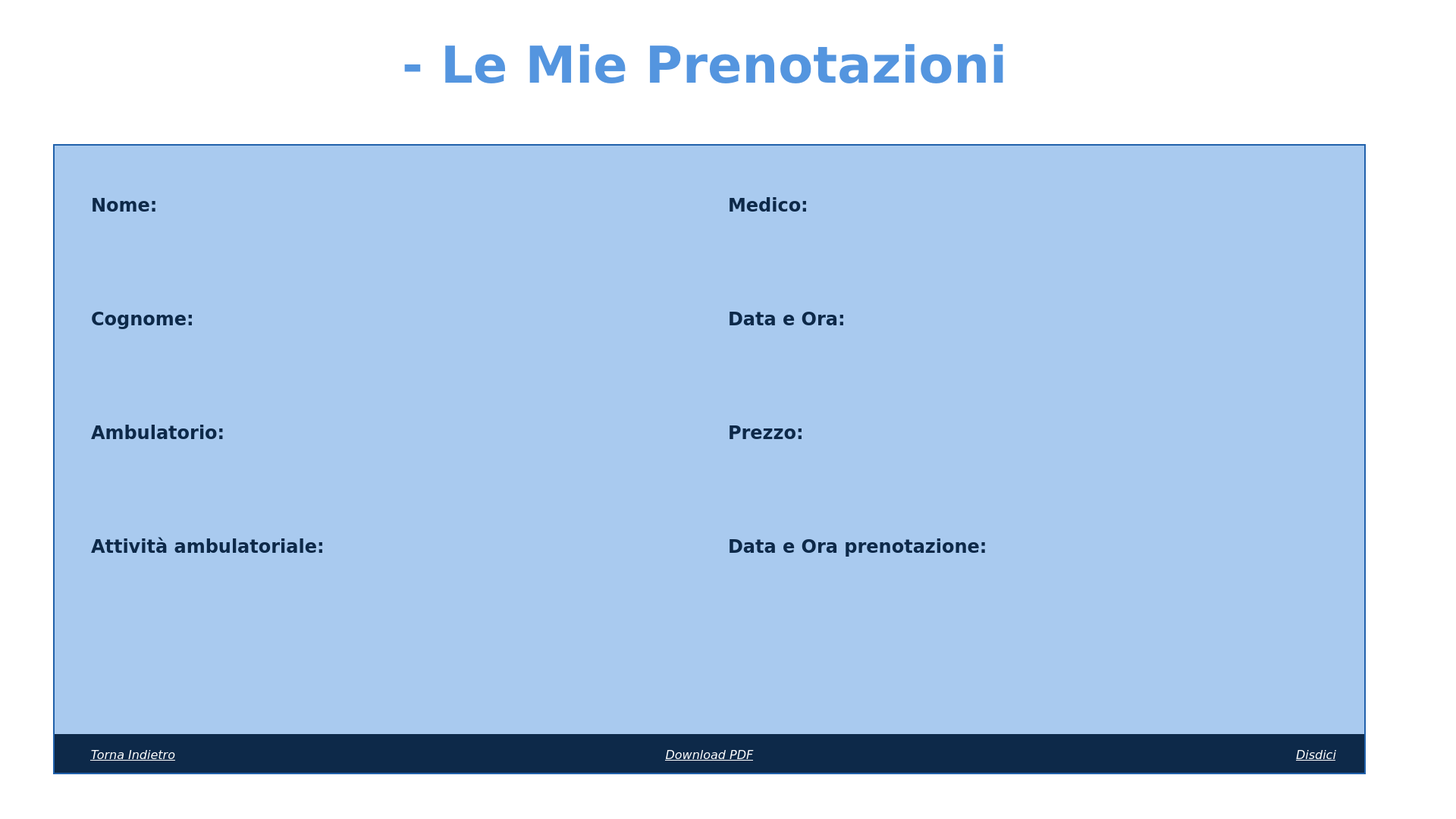
<?xml version="1.0" encoding="UTF-8"?>
<ui version="4.0">
 <class>prenotazioni_paziente_apri</class>
 <widget class="QWidget" name="prenotazioni_paziente_apri">
  <property name="geometry">
   <rect>
    <x>0</x>
    <y>0</y>
    <width>1920</width>
    <height>1080</height>
   </rect>
  </property>
  <property name="minimumSize">
   <size>
    <width>1920</width>
    <height>1080</height>
   </size>
  </property>
  <property name="maximumSize">
   <size>
    <width>1920</width>
    <height>1080</height>
   </size>
  </property>
  <property name="palette">
   <palette>
    <active>
     <colorrole role="Button">
      <brush brushstyle="SolidPattern">
       <color alpha="255">
        <red>255</red>
        <green>255</green>
        <blue>255</blue>
       </color>
      </brush>
     </colorrole>
     <colorrole role="Base">
      <brush brushstyle="SolidPattern">
       <color alpha="255">
        <red>255</red>
        <green>255</green>
        <blue>255</blue>
       </color>
      </brush>
     </colorrole>
     <colorrole role="Window">
      <brush brushstyle="SolidPattern">
       <color alpha="255">
        <red>255</red>
        <green>255</green>
        <blue>255</blue>
       </color>
      </brush>
     </colorrole>
    </active>
    <inactive>
     <colorrole role="Button">
      <brush brushstyle="SolidPattern">
       <color alpha="255">
        <red>255</red>
        <green>255</green>
        <blue>255</blue>
       </color>
      </brush>
     </colorrole>
     <colorrole role="Base">
      <brush brushstyle="SolidPattern">
       <color alpha="255">
        <red>255</red>
        <green>255</green>
        <blue>255</blue>
       </color>
      </brush>
     </colorrole>
     <colorrole role="Window">
      <brush brushstyle="SolidPattern">
       <color alpha="255">
        <red>255</red>
        <green>255</green>
        <blue>255</blue>
       </color>
      </brush>
     </colorrole>
    </inactive>
    <disabled>
     <colorrole role="Button">
      <brush brushstyle="SolidPattern">
       <color alpha="255">
        <red>255</red>
        <green>255</green>
        <blue>255</blue>
       </color>
      </brush>
     </colorrole>
     <colorrole role="Base">
      <brush brushstyle="SolidPattern">
       <color alpha="255">
        <red>255</red>
        <green>255</green>
        <blue>255</blue>
       </color>
      </brush>
     </colorrole>
     <colorrole role="Window">
      <brush brushstyle="SolidPattern">
       <color alpha="255">
        <red>255</red>
        <green>255</green>
        <blue>255</blue>
       </color>
      </brush>
     </colorrole>
    </disabled>
   </palette>
  </property>
  <property name="windowTitle">
   <string>Clinica Casa Alfredo</string>
  </property>
  <property name="windowIcon">
   <iconset>
    <normaloff>Immagini/logo_casa_alfredo.png</normaloff>Immagini/logo_casa_alfredo.png</iconset>
  </property>
  <property name="styleSheet">
   <string notr="true"/>
  </property>
  <widget class="QPushButton" name="tendina_button">
   <property name="geometry">
    <rect>
     <x>1820</x>
     <y>20</y>
     <width>70</width>
     <height>70</height>
    </rect>
   </property>
   <property name="cursor">
    <cursorShape>PointingHandCursor</cursorShape>
   </property>
   <property name="styleSheet">
    <string notr="true">QPushButton#tendina_button:pressed {
background-color: rgb(0, 0, 0, 0);
}</string>
   </property>
   <property name="text">
    <string/>
   </property>
   <property name="icon">
    <iconset>
     <normaloff>Immagini/tendina_chiusa.png</normaloff>Immagini/tendina_chiusa.png</iconset>
   </property>
   <property name="iconSize">
    <size>
     <width>70</width>
     <height>70</height>
    </size>
   </property>
   <property name="flat">
    <bool>true</bool>
   </property>
  </widget>
  <widget class="QLabel" name="le_mie_prenotazioni">
   <property name="geometry">
    <rect>
     <x>530</x>
     <y>20</y>
     <width>981</width>
     <height>131</height>
    </rect>
   </property>
   <property name="font">
    <font>
     <family>Verdana</family>
     <pointsize>50</pointsize>
     <weight>75</weight>
     <bold>true</bold>
    </font>
   </property>
   <property name="styleSheet">
    <string notr="true">color: rgb(84, 149, 223);</string>
   </property>
   <property name="text">
    <string>- Le Mie Prenotazioni</string>
   </property>
  </widget>
  <widget class="QLabel" name="logo">
   <property name="geometry">
    <rect>
     <x>10</x>
     <y>5</y>
     <width>110</width>
     <height>130</height>
    </rect>
   </property>
   <property name="text">
    <string/>
   </property>
   <property name="pixmap">
    <pixmap>Immagini/logo_casa_alfredo.png</pixmap>
   </property>
   <property name="scaledContents">
    <bool>true</bool>
   </property>
  </widget>
  <widget class="QLabel" name="titolo">
   <property name="geometry">
    <rect>
     <x>110</x>
     <y>20</y>
     <width>401</width>
     <height>110</height>
    </rect>
   </property>
   <property name="text">
    <string/>
   </property>
   <property name="pixmap">
    <pixmap>Immagini/titolo_casa_alfredo.png</pixmap>
   </property>
   <property name="scaledContents">
    <bool>true</bool>
   </property>
  </widget>
  <widget class="QLabel" name="prenotazione_aperta">
   <property name="geometry">
    <rect>
     <x>70</x>
     <y>190</y>
     <width>1731</width>
     <height>831</height>
    </rect>
   </property>
   <property name="styleSheet">
    <string notr="true">border: 2px solid;
border-color: rgb(33, 97, 171);
background-color: rgb(169, 202, 239);</string>
   </property>
   <property name="text">
    <string/>
   </property>
  </widget>
  <widget class="QLabel" name="banner">
   <property name="geometry">
    <rect>
     <x>72</x>
     <y>968</y>
     <width>1727</width>
     <height>51</height>
    </rect>
   </property>
   <property name="styleSheet">
    <string notr="true">background-color: rgb(13, 41, 73);</string>
   </property>
   <property name="text">
    <string/>
   </property>
  </widget>
  <widget class="QLabel" name="nome">
   <property name="geometry">
    <rect>
     <x>120</x>
     <y>250</y>
     <width>111</width>
     <height>40</height>
    </rect>
   </property>
   <property name="font">
    <font>
     <family>Verdana</family>
     <pointsize>18</pointsize>
     <weight>75</weight>
     <bold>true</bold>
    </font>
   </property>
   <property name="styleSheet">
    <string notr="true">color: rgb(13, 41, 73);</string>
   </property>
   <property name="text">
    <string>Nome:</string>
   </property>
  </widget>
  <widget class="QLabel" name="cognome">
   <property name="geometry">
    <rect>
     <x>120</x>
     <y>400</y>
     <width>171</width>
     <height>40</height>
    </rect>
   </property>
   <property name="font">
    <font>
     <family>Verdana</family>
     <pointsize>18</pointsize>
     <weight>75</weight>
     <bold>true</bold>
    </font>
   </property>
   <property name="styleSheet">
    <string notr="true">color: rgb(13, 41, 73);</string>
   </property>
   <property name="text">
    <string>Cognome:</string>
   </property>
  </widget>
  <widget class="QLabel" name="attivita_ambulatoriale">
   <property name="geometry">
    <rect>
     <x>120</x>
     <y>700</y>
     <width>381</width>
     <height>40</height>
    </rect>
   </property>
   <property name="font">
    <font>
     <family>Verdana</family>
     <pointsize>18</pointsize>
     <weight>75</weight>
     <bold>true</bold>
    </font>
   </property>
   <property name="styleSheet">
    <string notr="true">color: rgb(13, 41, 73);</string>
   </property>
   <property name="text">
    <string>Attività ambulatoriale:</string>
   </property>
  </widget>
  <widget class="QLabel" name="medico">
   <property name="geometry">
    <rect>
     <x>960</x>
     <y>250</y>
     <width>131</width>
     <height>40</height>
    </rect>
   </property>
   <property name="font">
    <font>
     <family>Verdana</family>
     <pointsize>18</pointsize>
     <weight>75</weight>
     <bold>true</bold>
    </font>
   </property>
   <property name="styleSheet">
    <string notr="true">color: rgb(13, 41, 73);</string>
   </property>
   <property name="text">
    <string>Medico:</string>
   </property>
  </widget>
  <widget class="QLabel" name="data_e_ora">
   <property name="geometry">
    <rect>
     <x>960</x>
     <y>400</y>
     <width>191</width>
     <height>40</height>
    </rect>
   </property>
   <property name="font">
    <font>
     <family>Verdana</family>
     <pointsize>18</pointsize>
     <weight>75</weight>
     <bold>true</bold>
    </font>
   </property>
   <property name="styleSheet">
    <string notr="true">color: rgb(13, 41, 73);</string>
   </property>
   <property name="text">
    <string>Data e Ora:</string>
   </property>
  </widget>
  <widget class="QLabel" name="ambulatorio">
   <property name="geometry">
    <rect>
     <x>120</x>
     <y>550</y>
     <width>221</width>
     <height>40</height>
    </rect>
   </property>
   <property name="font">
    <font>
     <family>Verdana</family>
     <pointsize>18</pointsize>
     <weight>75</weight>
     <bold>true</bold>
    </font>
   </property>
   <property name="styleSheet">
    <string notr="true">color: rgb(13, 41, 73);</string>
   </property>
   <property name="text">
    <string>Ambulatorio:</string>
   </property>
  </widget>
  <widget class="QLabel" name="prezzo">
   <property name="geometry">
    <rect>
     <x>960</x>
     <y>550</y>
     <width>131</width>
     <height>40</height>
    </rect>
   </property>
   <property name="font">
    <font>
     <family>Verdana</family>
     <pointsize>18</pointsize>
     <weight>75</weight>
     <bold>true</bold>
    </font>
   </property>
   <property name="styleSheet">
    <string notr="true">color: rgb(13, 41, 73);</string>
   </property>
   <property name="text">
    <string>Prezzo:</string>
   </property>
  </widget>
  <widget class="QLabel" name="data_e_ora_prenotazione">
   <property name="geometry">
    <rect>
     <x>960</x>
     <y>700</y>
     <width>421</width>
     <height>40</height>
    </rect>
   </property>
   <property name="font">
    <font>
     <family>Verdana</family>
     <pointsize>18</pointsize>
     <weight>75</weight>
     <bold>true</bold>
    </font>
   </property>
   <property name="styleSheet">
    <string notr="true">color: rgb(13, 41, 73);</string>
   </property>
   <property name="text">
    <string>Data e Ora prenotazione:</string>
   </property>
  </widget>
  <widget class="QLabel" name="nome_label">
   <property name="geometry">
    <rect>
     <x>410</x>
     <y>250</y>
     <width>501</width>
     <height>40</height>
    </rect>
   </property>
   <property name="font">
    <font>
     <family>Verdana</family>
     <pointsize>18</pointsize>
    </font>
   </property>
   <property name="styleSheet">
    <string notr="true">color: rgb(33, 97, 171);</string>
   </property>
   <property name="text">
    <string/>
   </property>
  </widget>
  <widget class="QLabel" name="cognome_label">
   <property name="geometry">
    <rect>
     <x>410</x>
     <y>400</y>
     <width>501</width>
     <height>40</height>
    </rect>
   </property>
   <property name="font">
    <font>
     <family>Verdana</family>
     <pointsize>18</pointsize>
    </font>
   </property>
   <property name="styleSheet">
    <string notr="true">color: rgb(33, 97, 171);</string>
   </property>
   <property name="text">
    <string/>
   </property>
  </widget>
  <widget class="QLabel" name="ambulatorio_label">
   <property name="geometry">
    <rect>
     <x>410</x>
     <y>550</y>
     <width>501</width>
     <height>40</height>
    </rect>
   </property>
   <property name="font">
    <font>
     <family>Verdana</family>
     <pointsize>18</pointsize>
    </font>
   </property>
   <property name="styleSheet">
    <string notr="true">color: rgb(33, 97, 171);</string>
   </property>
   <property name="text">
    <string/>
   </property>
  </widget>
  <widget class="QLabel" name="attivita_ambulatoriale_label">
   <property name="geometry">
    <rect>
     <x>520</x>
     <y>700</y>
     <width>391</width>
     <height>40</height>
    </rect>
   </property>
   <property name="font">
    <font>
     <family>Verdana</family>
     <pointsize>18</pointsize>
    </font>
   </property>
   <property name="styleSheet">
    <string notr="true">color: rgb(33, 97, 171);</string>
   </property>
   <property name="text">
    <string/>
   </property>
  </widget>
  <widget class="QLabel" name="medico_label">
   <property name="geometry">
    <rect>
     <x>1240</x>
     <y>250</y>
     <width>501</width>
     <height>40</height>
    </rect>
   </property>
   <property name="font">
    <font>
     <family>Verdana</family>
     <pointsize>18</pointsize>
    </font>
   </property>
   <property name="styleSheet">
    <string notr="true">color: rgb(33, 97, 171);</string>
   </property>
   <property name="text">
    <string/>
   </property>
  </widget>
  <widget class="QLabel" name="data_e_ora_label">
   <property name="geometry">
    <rect>
     <x>1240</x>
     <y>400</y>
     <width>501</width>
     <height>40</height>
    </rect>
   </property>
   <property name="font">
    <font>
     <family>Verdana</family>
     <pointsize>18</pointsize>
    </font>
   </property>
   <property name="styleSheet">
    <string notr="true">color: rgb(33, 97, 171);</string>
   </property>
   <property name="text">
    <string/>
   </property>
  </widget>
  <widget class="QLabel" name="prezzo_label">
   <property name="geometry">
    <rect>
     <x>1240</x>
     <y>550</y>
     <width>501</width>
     <height>40</height>
    </rect>
   </property>
   <property name="font">
    <font>
     <family>Verdana</family>
     <pointsize>18</pointsize>
    </font>
   </property>
   <property name="styleSheet">
    <string notr="true">color: rgb(33, 97, 171);</string>
   </property>
   <property name="text">
    <string/>
   </property>
  </widget>
  <widget class="QLabel" name="data_e_ora_prenotazione_label">
   <property name="geometry">
    <rect>
     <x>1400</x>
     <y>700</y>
     <width>341</width>
     <height>40</height>
    </rect>
   </property>
   <property name="font">
    <font>
     <family>Verdana</family>
     <pointsize>18</pointsize>
    </font>
   </property>
   <property name="styleSheet">
    <string notr="true">color: rgb(33, 97, 171);</string>
   </property>
   <property name="text">
    <string/>
   </property>
  </widget>
  <widget class="QPushButton" name="torna_indietro">
   <property name="geometry">
    <rect>
     <x>85</x>
     <y>980</y>
     <width>181</width>
     <height>31</height>
    </rect>
   </property>
   <property name="palette">
    <palette>
     <active>
      <colorrole role="WindowText">
       <brush brushstyle="SolidPattern">
        <color alpha="255">
         <red>255</red>
         <green>255</green>
         <blue>255</blue>
        </color>
       </brush>
      </colorrole>
      <colorrole role="Button">
       <brush brushstyle="SolidPattern">
        <color alpha="255">
         <red>255</red>
         <green>255</green>
         <blue>255</blue>
        </color>
       </brush>
      </colorrole>
      <colorrole role="Text">
       <brush brushstyle="SolidPattern">
        <color alpha="255">
         <red>255</red>
         <green>255</green>
         <blue>255</blue>
        </color>
       </brush>
      </colorrole>
      <colorrole role="ButtonText">
       <brush brushstyle="SolidPattern">
        <color alpha="255">
         <red>255</red>
         <green>255</green>
         <blue>255</blue>
        </color>
       </brush>
      </colorrole>
      <colorrole role="Base">
       <brush brushstyle="SolidPattern">
        <color alpha="255">
         <red>255</red>
         <green>255</green>
         <blue>255</blue>
        </color>
       </brush>
      </colorrole>
      <colorrole role="Window">
       <brush brushstyle="SolidPattern">
        <color alpha="255">
         <red>255</red>
         <green>255</green>
         <blue>255</blue>
        </color>
       </brush>
      </colorrole>
     </active>
     <inactive>
      <colorrole role="WindowText">
       <brush brushstyle="SolidPattern">
        <color alpha="255">
         <red>255</red>
         <green>255</green>
         <blue>255</blue>
        </color>
       </brush>
      </colorrole>
      <colorrole role="Button">
       <brush brushstyle="SolidPattern">
        <color alpha="255">
         <red>255</red>
         <green>255</green>
         <blue>255</blue>
        </color>
       </brush>
      </colorrole>
      <colorrole role="Text">
       <brush brushstyle="SolidPattern">
        <color alpha="255">
         <red>255</red>
         <green>255</green>
         <blue>255</blue>
        </color>
       </brush>
      </colorrole>
      <colorrole role="ButtonText">
       <brush brushstyle="SolidPattern">
        <color alpha="255">
         <red>255</red>
         <green>255</green>
         <blue>255</blue>
        </color>
       </brush>
      </colorrole>
      <colorrole role="Base">
       <brush brushstyle="SolidPattern">
        <color alpha="255">
         <red>255</red>
         <green>255</green>
         <blue>255</blue>
        </color>
       </brush>
      </colorrole>
      <colorrole role="Window">
       <brush brushstyle="SolidPattern">
        <color alpha="255">
         <red>255</red>
         <green>255</green>
         <blue>255</blue>
        </color>
       </brush>
      </colorrole>
     </inactive>
     <disabled>
      <colorrole role="WindowText">
       <brush brushstyle="SolidPattern">
        <color alpha="255">
         <red>255</red>
         <green>255</green>
         <blue>255</blue>
        </color>
       </brush>
      </colorrole>
      <colorrole role="Button">
       <brush brushstyle="SolidPattern">
        <color alpha="255">
         <red>255</red>
         <green>255</green>
         <blue>255</blue>
        </color>
       </brush>
      </colorrole>
      <colorrole role="Text">
       <brush brushstyle="SolidPattern">
        <color alpha="255">
         <red>255</red>
         <green>255</green>
         <blue>255</blue>
        </color>
       </brush>
      </colorrole>
      <colorrole role="ButtonText">
       <brush brushstyle="SolidPattern">
        <color alpha="255">
         <red>255</red>
         <green>255</green>
         <blue>255</blue>
        </color>
       </brush>
      </colorrole>
      <colorrole role="Base">
       <brush brushstyle="SolidPattern">
        <color alpha="255">
         <red>255</red>
         <green>255</green>
         <blue>255</blue>
        </color>
       </brush>
      </colorrole>
      <colorrole role="Window">
       <brush brushstyle="SolidPattern">
        <color alpha="255">
         <red>255</red>
         <green>255</green>
         <blue>255</blue>
        </color>
       </brush>
      </colorrole>
     </disabled>
    </palette>
   </property>
   <property name="font">
    <font>
     <family>Verdana</family>
     <pointsize>12</pointsize>
     <weight>50</weight>
     <italic>true</italic>
     <bold>false</bold>
     <underline>true</underline>
    </font>
   </property>
   <property name="cursor">
    <cursorShape>PointingHandCursor</cursorShape>
   </property>
   <property name="styleSheet">
    <string notr="true">QPushButton#torna_indietro {
color: rgb(255, 255, 255);
}

QPushButton#torna_indietro:pressed {
background-color: rgb(0, 0, 0, 0);
color: rgb(200, 200, 200);
}</string>
   </property>
   <property name="text">
    <string>Torna Indietro</string>
   </property>
   <property name="icon">
    <iconset>
     <normaloff>Immagini/indietro bianco.png</normaloff>Immagini/indietro bianco.png</iconset>
   </property>
   <property name="flat">
    <bool>true</bool>
   </property>
  </widget>
  <widget class="QPushButton" name="download_pdf">
   <property name="geometry">
    <rect>
     <x>845</x>
     <y>980</y>
     <width>181</width>
     <height>31</height>
    </rect>
   </property>
   <property name="palette">
    <palette>
     <active>
      <colorrole role="WindowText">
       <brush brushstyle="SolidPattern">
        <color alpha="255">
         <red>255</red>
         <green>255</green>
         <blue>255</blue>
        </color>
       </brush>
      </colorrole>
      <colorrole role="Button">
       <brush brushstyle="SolidPattern">
        <color alpha="255">
         <red>255</red>
         <green>255</green>
         <blue>255</blue>
        </color>
       </brush>
      </colorrole>
      <colorrole role="Text">
       <brush brushstyle="SolidPattern">
        <color alpha="255">
         <red>255</red>
         <green>255</green>
         <blue>255</blue>
        </color>
       </brush>
      </colorrole>
      <colorrole role="ButtonText">
       <brush brushstyle="SolidPattern">
        <color alpha="255">
         <red>255</red>
         <green>255</green>
         <blue>255</blue>
        </color>
       </brush>
      </colorrole>
      <colorrole role="Base">
       <brush brushstyle="SolidPattern">
        <color alpha="255">
         <red>255</red>
         <green>255</green>
         <blue>255</blue>
        </color>
       </brush>
      </colorrole>
      <colorrole role="Window">
       <brush brushstyle="SolidPattern">
        <color alpha="255">
         <red>255</red>
         <green>255</green>
         <blue>255</blue>
        </color>
       </brush>
      </colorrole>
     </active>
     <inactive>
      <colorrole role="WindowText">
       <brush brushstyle="SolidPattern">
        <color alpha="255">
         <red>255</red>
         <green>255</green>
         <blue>255</blue>
        </color>
       </brush>
      </colorrole>
      <colorrole role="Button">
       <brush brushstyle="SolidPattern">
        <color alpha="255">
         <red>255</red>
         <green>255</green>
         <blue>255</blue>
        </color>
       </brush>
      </colorrole>
      <colorrole role="Text">
       <brush brushstyle="SolidPattern">
        <color alpha="255">
         <red>255</red>
         <green>255</green>
         <blue>255</blue>
        </color>
       </brush>
      </colorrole>
      <colorrole role="ButtonText">
       <brush brushstyle="SolidPattern">
        <color alpha="255">
         <red>255</red>
         <green>255</green>
         <blue>255</blue>
        </color>
       </brush>
      </colorrole>
      <colorrole role="Base">
       <brush brushstyle="SolidPattern">
        <color alpha="255">
         <red>255</red>
         <green>255</green>
         <blue>255</blue>
        </color>
       </brush>
      </colorrole>
      <colorrole role="Window">
       <brush brushstyle="SolidPattern">
        <color alpha="255">
         <red>255</red>
         <green>255</green>
         <blue>255</blue>
        </color>
       </brush>
      </colorrole>
     </inactive>
     <disabled>
      <colorrole role="WindowText">
       <brush brushstyle="SolidPattern">
        <color alpha="255">
         <red>255</red>
         <green>255</green>
         <blue>255</blue>
        </color>
       </brush>
      </colorrole>
      <colorrole role="Button">
       <brush brushstyle="SolidPattern">
        <color alpha="255">
         <red>255</red>
         <green>255</green>
         <blue>255</blue>
        </color>
       </brush>
      </colorrole>
      <colorrole role="Text">
       <brush brushstyle="SolidPattern">
        <color alpha="255">
         <red>255</red>
         <green>255</green>
         <blue>255</blue>
        </color>
       </brush>
      </colorrole>
      <colorrole role="ButtonText">
       <brush brushstyle="SolidPattern">
        <color alpha="255">
         <red>255</red>
         <green>255</green>
         <blue>255</blue>
        </color>
       </brush>
      </colorrole>
      <colorrole role="Base">
       <brush brushstyle="SolidPattern">
        <color alpha="255">
         <red>255</red>
         <green>255</green>
         <blue>255</blue>
        </color>
       </brush>
      </colorrole>
      <colorrole role="Window">
       <brush brushstyle="SolidPattern">
        <color alpha="255">
         <red>255</red>
         <green>255</green>
         <blue>255</blue>
        </color>
       </brush>
      </colorrole>
     </disabled>
    </palette>
   </property>
   <property name="font">
    <font>
     <family>Verdana</family>
     <pointsize>12</pointsize>
     <weight>50</weight>
     <italic>true</italic>
     <bold>false</bold>
     <underline>true</underline>
    </font>
   </property>
   <property name="cursor">
    <cursorShape>PointingHandCursor</cursorShape>
   </property>
   <property name="styleSheet">
    <string notr="true">QPushButton#download_pdf {
color: rgb(255, 255, 255);
}

QPushButton#download_pdf:pressed {
background-color: rgb(0, 0, 0, 0);
color: rgb(200, 200, 200);
}</string>
   </property>
   <property name="text">
    <string>Download PDF</string>
   </property>
   <property name="icon">
    <iconset>
     <normaloff>Immagini/download.png</normaloff>Immagini/download.png</iconset>
   </property>
   <property name="flat">
    <bool>true</bool>
   </property>
  </widget>
  <widget class="QPushButton" name="disdici">
   <property name="geometry">
    <rect>
     <x>1685</x>
     <y>980</y>
     <width>101</width>
     <height>31</height>
    </rect>
   </property>
   <property name="palette">
    <palette>
     <active>
      <colorrole role="WindowText">
       <brush brushstyle="SolidPattern">
        <color alpha="255">
         <red>255</red>
         <green>255</green>
         <blue>255</blue>
        </color>
       </brush>
      </colorrole>
      <colorrole role="Button">
       <brush brushstyle="SolidPattern">
        <color alpha="255">
         <red>255</red>
         <green>255</green>
         <blue>255</blue>
        </color>
       </brush>
      </colorrole>
      <colorrole role="Text">
       <brush brushstyle="SolidPattern">
        <color alpha="255">
         <red>255</red>
         <green>255</green>
         <blue>255</blue>
        </color>
       </brush>
      </colorrole>
      <colorrole role="ButtonText">
       <brush brushstyle="SolidPattern">
        <color alpha="255">
         <red>255</red>
         <green>255</green>
         <blue>255</blue>
        </color>
       </brush>
      </colorrole>
      <colorrole role="Base">
       <brush brushstyle="SolidPattern">
        <color alpha="255">
         <red>255</red>
         <green>255</green>
         <blue>255</blue>
        </color>
       </brush>
      </colorrole>
      <colorrole role="Window">
       <brush brushstyle="SolidPattern">
        <color alpha="255">
         <red>255</red>
         <green>255</green>
         <blue>255</blue>
        </color>
       </brush>
      </colorrole>
     </active>
     <inactive>
      <colorrole role="WindowText">
       <brush brushstyle="SolidPattern">
        <color alpha="255">
         <red>255</red>
         <green>255</green>
         <blue>255</blue>
        </color>
       </brush>
      </colorrole>
      <colorrole role="Button">
       <brush brushstyle="SolidPattern">
        <color alpha="255">
         <red>255</red>
         <green>255</green>
         <blue>255</blue>
        </color>
       </brush>
      </colorrole>
      <colorrole role="Text">
       <brush brushstyle="SolidPattern">
        <color alpha="255">
         <red>255</red>
         <green>255</green>
         <blue>255</blue>
        </color>
       </brush>
      </colorrole>
      <colorrole role="ButtonText">
       <brush brushstyle="SolidPattern">
        <color alpha="255">
         <red>255</red>
         <green>255</green>
         <blue>255</blue>
        </color>
       </brush>
      </colorrole>
      <colorrole role="Base">
       <brush brushstyle="SolidPattern">
        <color alpha="255">
         <red>255</red>
         <green>255</green>
         <blue>255</blue>
        </color>
       </brush>
      </colorrole>
      <colorrole role="Window">
       <brush brushstyle="SolidPattern">
        <color alpha="255">
         <red>255</red>
         <green>255</green>
         <blue>255</blue>
        </color>
       </brush>
      </colorrole>
     </inactive>
     <disabled>
      <colorrole role="WindowText">
       <brush brushstyle="SolidPattern">
        <color alpha="255">
         <red>255</red>
         <green>255</green>
         <blue>255</blue>
        </color>
       </brush>
      </colorrole>
      <colorrole role="Button">
       <brush brushstyle="SolidPattern">
        <color alpha="255">
         <red>255</red>
         <green>255</green>
         <blue>255</blue>
        </color>
       </brush>
      </colorrole>
      <colorrole role="Text">
       <brush brushstyle="SolidPattern">
        <color alpha="255">
         <red>255</red>
         <green>255</green>
         <blue>255</blue>
        </color>
       </brush>
      </colorrole>
      <colorrole role="ButtonText">
       <brush brushstyle="SolidPattern">
        <color alpha="255">
         <red>255</red>
         <green>255</green>
         <blue>255</blue>
        </color>
       </brush>
      </colorrole>
      <colorrole role="Base">
       <brush brushstyle="SolidPattern">
        <color alpha="255">
         <red>255</red>
         <green>255</green>
         <blue>255</blue>
        </color>
       </brush>
      </colorrole>
      <colorrole role="Window">
       <brush brushstyle="SolidPattern">
        <color alpha="255">
         <red>255</red>
         <green>255</green>
         <blue>255</blue>
        </color>
       </brush>
      </colorrole>
     </disabled>
    </palette>
   </property>
   <property name="font">
    <font>
     <family>Verdana</family>
     <pointsize>12</pointsize>
     <weight>50</weight>
     <italic>true</italic>
     <bold>false</bold>
     <underline>true</underline>
    </font>
   </property>
   <property name="cursor">
    <cursorShape>PointingHandCursor</cursorShape>
   </property>
   <property name="styleSheet">
    <string notr="true">QPushButton#disdici {
color: rgb(255, 255, 255);
}

QPushButton#disdici:pressed {
background-color: rgb(0, 0, 0, 0);
color: rgb(200, 200, 200);
}</string>
   </property>
   <property name="text">
    <string>Disdici</string>
   </property>
   <property name="icon">
    <iconset>
     <normaloff>Immagini/disdici.png</normaloff>Immagini/disdici.png</iconset>
   </property>
   <property name="flat">
    <bool>true</bool>
   </property>
  </widget>
 </widget>
 <resources/>
 <connections/>
</ui>
